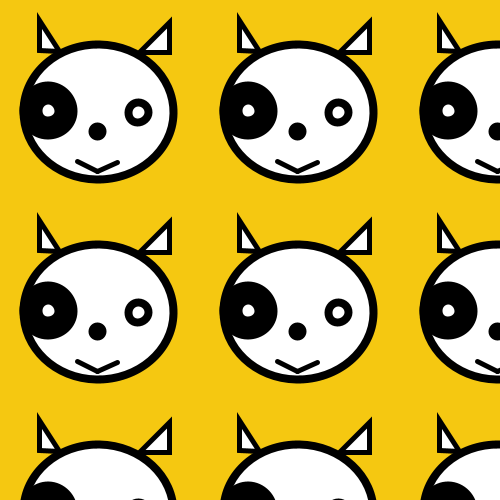
Frame 1 (no input)
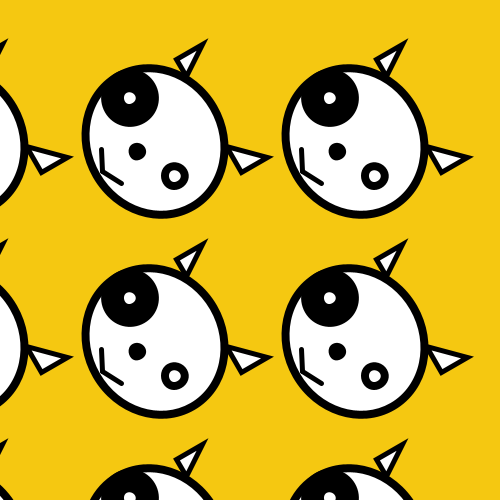
Frame 60 (the mouse pressed at the canvas centre just before this capture)
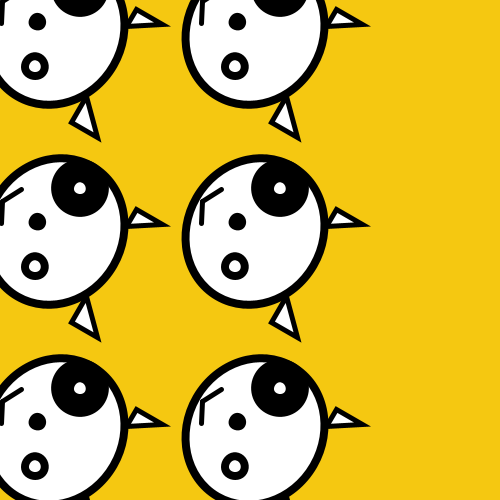
Frame 120 (the mouse held since frame 60 and released just before this capture)

The Processing sketch that drew these frames (run headless with seeded random() and noise(); from frame 60 on, the mouse is pressed at the canvas centre):

// Processing sketch: processing_14566
// ── processing_14566.pde

void setup(){
  size(500,500);
}
void draw(){
  background(245,200,17);
  for ( float b=0; b<=500; b=b+200) {
  for ( float a=0; a<=500; a=a+200) {
  pushMatrix();
  translate(a,b);
  rotate(radians(frameCount));
  an_Draw(); 
  popMatrix();
   }  
  }
}



void an_Draw(){

//얼굴
  fill(#FFFFFF);
  stroke(0);
  strokeWeight(8);
  ellipse(100,110,150,135);

//코
  fill(0);
  ellipse(100,130,10,10);

//눈
  ellipse(50,110,50,50);
  fill(#FFFFFF);
  ellipse(50,110,20,20);
  ellipse(140,110,20,20);
  fill(#FFFFFF);
  ellipse(50,110,20,20);

//입
  stroke(0);
  strokeWeight(5);
  line(80,160,100,170);
  line(100,170,120,160);


  fill(#FFFFFF);
  stroke(0);
  strokeWeight(5);
  beginShape();
  vertex(140,50);
  vertex(170,20);
  vertex(170,50);
  endShape(CLOSE);

  fill(#FFFFFF);
  stroke(0);
  strokeWeight(5);
  beginShape();
  vertex(60,50);
  vertex(40,20);
  vertex(40,50);
  endShape(CLOSE);

}
